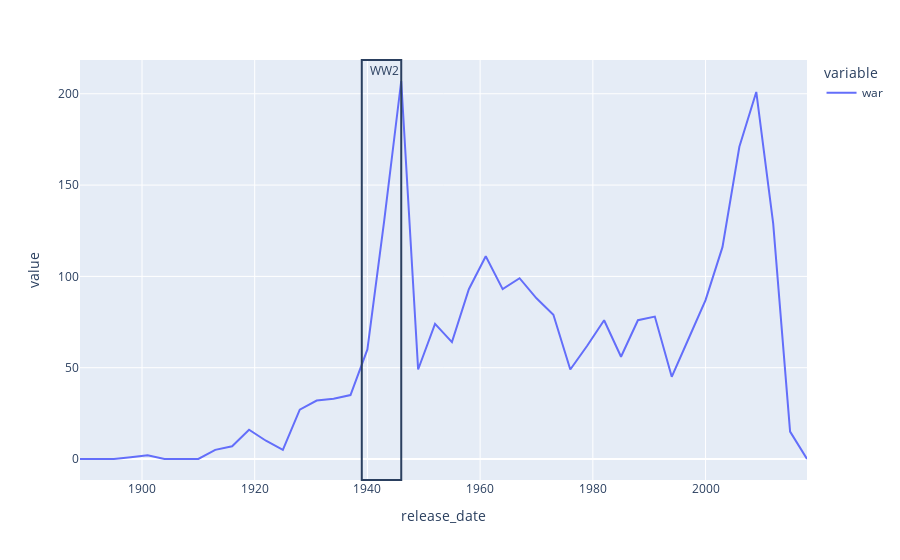

The notebook cell saved with this chart:
### Markdown cell above
- Add annotations to show where wars happened 
- Add Title
- Modify xlabels

### Code cell
fig = px.line(genre_per_date.resample("3Y").sum().war)
fig.add_vrect(x0=pd.to_datetime(1946, format="%Y"), x1=pd.to_datetime(1939, format="%Y"), 
              annotation_text="WW2")

fig.show()

### Figure 1 — Plotly figure (JSON) as saved in the notebook; plotly's stock layout.template omitted (floating-point values rounded to 4 significant figures)
{"data": [{"hovertemplate": "variable=war<br>release_date=%{x}<br>value=%{y}<extra></extra>", "legendgroup": "war", "line": {"color": "#636efa", "dash": "solid"}, "marker": {"symbol": "circle"}, "mode": "lines", "name": "war", "orientation": "v", "showlegend": true, "type": "scatter", "x": ["1888-12-31T00:00:00", "1891-12-31T00:00:00", "1894-12-31T00:00:00", "1897-12-31T00:00:00", "1900-12-31T00:00:00", "1903-12-31T00:00:00", "1906-12-31T00:00:00", "1909-12-31T00:00:00", "1912-12-31T00:00:00", "1915-12-31T00:00:00", "1918-12-31T00:00:00", "1921-12-31T00:00:00", "1924-12-31T00:00:00", "1927-12-31T00:00:00", "1930-12-31T00:00:00", "1933-12-31T00:00:00", "1936-12-31T00:00:00", "1939-12-31T00:00:00", "1942-12-31T00:00:00", "1945-12-31T00:00:00", "1948-12-31T00:00:00", "1951-12-31T00:00:00", "1954-12-31T00:00:00", "1957-12-31T00:00:00", "1960-12-31T00:00:00", "1963-12-31T00:00:00", "1966-12-31T00:00:00", "1969-12-31T00:00:00", "1972-12-31T00:00:00", "1975-12-31T00:00:00", "1978-12-31T00:00:00", "1981-12-31T00:00:00", "1984-12-31T00:00:00", "1987-12-31T00:00:00", "1990-12-31T00:00:00", "1993-12-31T00:00:00", "1996-12-31T00:00:00", "1999-12-31T00:00:00", "2002-12-31T00:00:00", "2005-12-31T00:00:00", "2008-12-31T00:00:00", "2011-12-31T00:00:00", "2014-12-31T00:00:00", "2017-12-31T00:00:00"], "xaxis": "x", "y": [0, 0, 0, 1, 2, 0, 0, 0, 5, 7, 16, 10, 5, 27, 32, 33, 35, 60, 131, 207, 49, 74, 64, 93, 111, 93, 99, 88, 79, 49, 62, 76, 56, 76, 78, 45, 66, 87, 116, 171, 201, 129, 15, 0], "yaxis": "y"}], "layout": {"annotations": [{"showarrow": false, "text": "WW2", "x": "1946-01-01T00:00:00", "xanchor": "right", "xref": "x", "y": 1, "yanchor": "top", "yref": "y domain"}], "legend": {"title": {"text": "variable"}, "tracegroupgap": 0}, "margin": {"t": 60}, "shapes": [{"type": "rect", "x0": "1946-01-01T00:00:00", "x1": "1939-01-01T00:00:00", "xref": "x", "y0": 0, "y1": 1, "yref": "y domain"}], "xaxis": {"anchor": "y", "domain": [0, 1], "title": {"text": "release_date"}}, "yaxis": {"anchor": "x", "domain": [0, 1], "title": {"text": "value"}}}}
